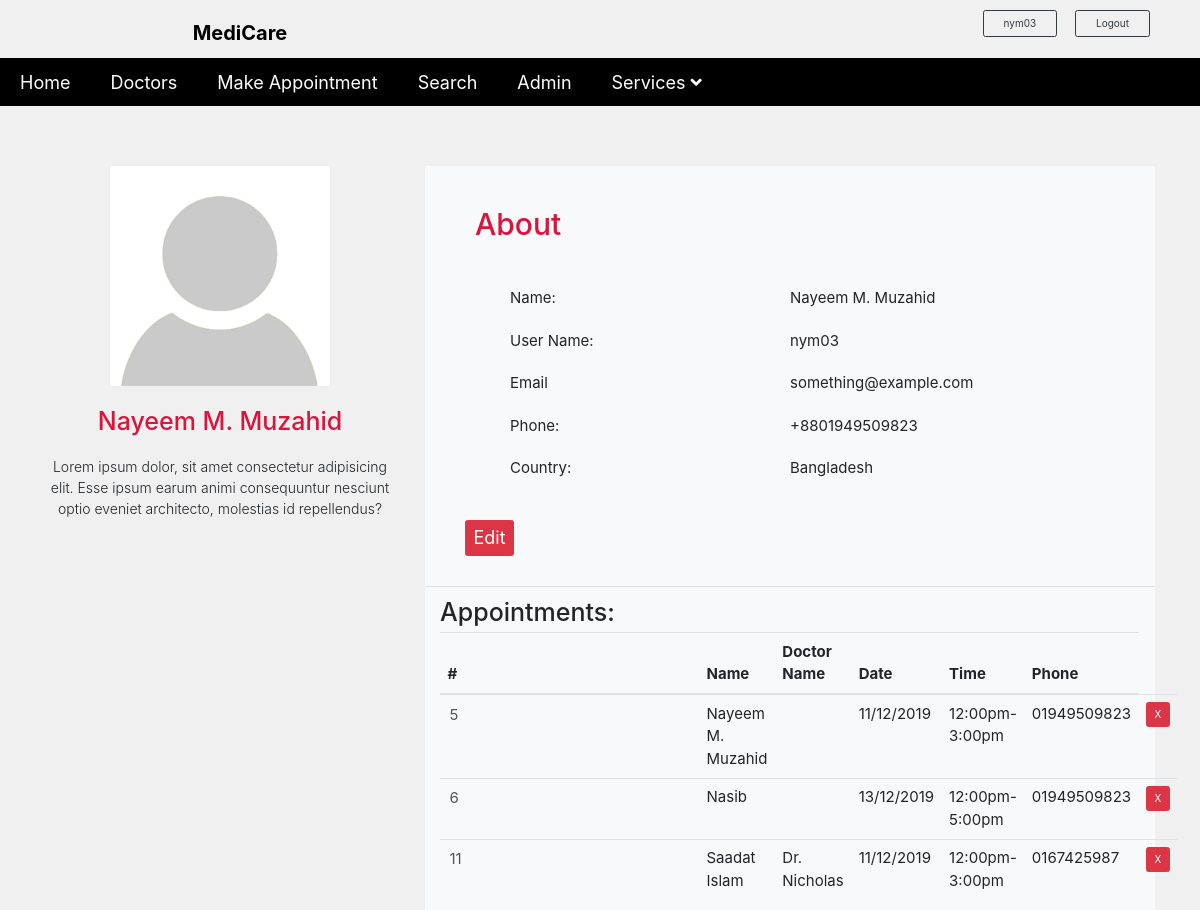
Page /userProfile.php (signed in) on the committed database.
### tables this page shows
CREATE TABLE `users` (
  `userID` int(255) NOT NULL,
  `userFullName` varchar(255) NOT NULL,
  `userName` varchar(255) NOT NULL,
  `userEmail` varchar(255) NOT NULL,
  `userPassword` varchar(255) NOT NULL,
  `userPhone` varchar(255) NOT NULL,
  `userImg` varchar(255) NOT NULL
);

CREATE TABLE `appointment` (
  `ID` int(255) NOT NULL,
  `user_fullname` varchar(255) NOT NULL,
  `doc_Name` varchar(255) NOT NULL,
  `docDate` varchar(255) NOT NULL,
  `docTime` varchar(255) NOT NULL,
  `userEmail` varchar(255) NOT NULL,
  `userPhone` varchar(255) NOT NULL,
  `userDescription` varchar(255) NOT NULL,
  `userID` int(255) NOT NULL,
  `doc_ID` int(255) NOT NULL
);

### userProfile.php (the view, shortened to what this page needs)
<?php
require 'includes/dbh.inc.php';
if (isset($_SESSION['username']) == true) {
    $userID = $_SESSION['username'];
    $query = "SELECT * from users WHERE username ='$userID'; ";
    $result3 = mysqli_query($conn, $query);
    $row = mysqli_fetch_array($result3);
    $id = $row['userID'];
    $query2 = "SELECT * from appointment where userID=$id";
    $result4 = mysqli_query($conn, $query2);
    $userQuery = "SELECT * FROM users where userID=$id";
    if ($userResult = mysqli_query($conn, $userQuery)) {
        $userRow = mysqli_fetch_assoc($userResult);
        ?>
<!DOCTYPE html>
<html lang="en">
<head>
    <link rel="stylesheet" href="css/all.min.css" />
    <link rel="stylesheet" href="css/bootstrap.min.css" />
    <link rel="stylesheet" href="css/owl.carousel.css" />
    <link rel="stylesheet" href="css/owl.theme.default.min.css" />
    <link rel="stylesheet" href="css/index.css" type="text/css" />
    <link rel="stylesheet" href="css/index1Res.css" type="text/css" />
    <link rel="stylesheet" href="css/userProfile.css" type="text/css">
</head>
<body>
    <header class="header-area">
        <?php include 'logo.inc.php' ?>
    </header>
    <section class="users">
        <div class="container">
            <div class="row mt-5 pt-5">
                <div class="col-md-4 ">
                    <div class="userImg text-sm-center text-center">
                        <img src="img/author.jpg" alt="user">
                        <h4><?php echo $userRow['userFullName'] ?></h4>
                        <p class="lead mb-5">Lorem ipsum dolor, sit amet consectetur adipisicing elit. Esse ipsum earum animi consequuntur nesciunt optio eveniet architecto, molestias id repellendus?</p>
                    </div>
                </div>
                <div class="col-md-8">
                    <div class="userProfile bg-light">
                        <div class="row ">
                            <div class="col-md-12 ">
                                <h4 class="aboutHeader">About</h4>
                                <div class="userProfileInfo">
                                    <div class="row">
                                        <div class="col-md-6 col-sm-6 col-6 userProfileInfoMargin1">
                                            <div class="userProfileTag">
                                                <p class="userFullName">Name:
                                                </p>
                                                <p class="userName">User Name:</p>
                                                <p class="userEmail">Email </p>
                                                <p class="userPhone">Phone: </p>
                                                <p class="userPhone">
                                                    Country:
                                                </p>
                                            </div>
                                        </div>
                                        <div class="col-md-6 col-sm-6 col-6 userProfileInfoMargin2">
                                            <div class="userProfileTagValue">
                                                <p class="userFullName"><?php echo $userRow['userFullName'] ?>
                                                </p>
                                                <p class="userName"><?php echo $userRow['userName'] ?></p>
                                                <p class="userEmail"><?php echo $userRow['userEmail'] ?></p>
                                                <p class="userPhone">+8801949509823 </p>
                                                <p class="userPhone">
                                                    Bangladesh
                                                </p>
                                            </div>
                                        </div>
                                    </div>
                                    <div class="edit">
                                        <a href="#" class="btn btn-danger editButton">Edit</a>
                                    </div>
                                    <hr>
                                    <?php } ?>
                                </div>
                                <div class="col-md-12">
                                    <h1>Appointments: </h1>
                                    <div class="table-responsive-sm table-responsive-md table-responsive-lg">
                                        <table class="table tableInfo">
                                            <thead>
                                                <tr>
                                                    <th scope="col">#</th>
                                                    <th scope="col">Name</th>
                                                    <th scope="col">Doctor Name</th>
                                                    <th scope="col">Date</th>
                                                    <th scope="col">Time</th>
                                                    <th scope="col">Phone</th>
                                                </tr>
                                            </thead>
                                            <tbody>
                                                <?php while ($rowCount = mysqli_fetch_array($result4)) { ?>
                                                <tr>
                                                <form action='includes/deleteAppoint.inc.php' method=POST>
                                                    <td><input type="text" name="id" value="<?php echo $rowCount['ID'] ?>"disabled="disabled">
                                                    </td>
                                                    <td><?php echo $rowCount['user_fullname'] ?></td>
                                                    <td><?php echo $rowCount['doc_Name'] ?></td>
                                                    <td><?php echo $rowCount['docDate'] ?></td>
                                                    <td><?php echo $rowCount['docTime'] ?></td>
                                                    <td><?php echo $rowCount['userPhone'] ?></td>
                                                    <td>
                                                    <input class="btn btn-danger" type="submit" name="submit" value="X"></td>
                                                    </form>
                                                </tr>
                                                <?php } ?>
                                            </tbody>
                                        </table>
                                    </div>
                                </div>
                            </div>
                        </div>
                    </div>
                </div>
            </div>
        </div>
        <?php } ?>
    </section>
</body>
</html>

### logo.inc.php
<body>
    <div class="logo-bar">
        <div class="logo"><a href="index.php">MediCare</a></div>
        <div class="signin text-right">
            <?php
            if (isset($_SESSION['username'])) {
                include 'includes/dbh.inc.php';
                $user = $_SESSION['username'];
                $query = "SELECT * FROM users WHERE username ='$user';";
                $result = mysqli_query($conn, $query);
                $row = mysqli_fetch_array($result);
                $userName = $row['userName'];
                echo '<a href="userProfile.php" class="btn btn-outline-dark ">' . $userName . ' </a>
          <a href="includes/logout.inc.php" class="btn btn-outline-dark"> Logout</a>';
            } else if(isset($_SESSION['name'])){
                echo '<a href="userProfile.php" class="btn btn-outline-dark ">' . $_SESSION['name'] . ' </a>
                <a href="includes/logout.inc.php" class="btn btn-outline-dark"> Logout</a>';
            }
            else {
                echo ' <a href="login.php" class="btn btn-outline-dark "> Login</a>
              <a href="signup.php" class="btn btn-outline-dark"> Register</a>';
            }
            ?>
        </div>
    </div>
    <?php include 'menu.inc.php'; ?>

### css/index.css (style rules this page uses)
body { margin: 0; padding: 0; }
.header-area .logo-bar { overflow: hidden; padding: 10px 0; border-bottom: 1px solid black; overflow: hidden; }
.header-area .logo-bar .logo { float: left; width: 40%; text-align: center; }
.header-area .logo-bar .logo a { text-decoration: none; color: black; display: inline-block; margin-top: 8px; font-size: 20px; font-weight: bold; }
.header-area .logo-bar .signin { float: right; width: 60%; }
.header-area .logo-bar .signin a:last-child { margin-right: 50px; }
.header-area .logo-bar .signin .btn { margin-left: 15px; padding: 5px 20px; }

### css/userProfile.css (style rules this page uses)
body { padding: 0; margin: 0; background-color: #F0F0F0; }
html { font-size: 10px; }
.userImg img { width: 22rem; height: 22rem; }
.userImg h4 { font-size: 2.5rem; margin: 2rem 0; color: crimson; }
.userImg p { font-size: 1.4rem; }
.userProfileInfoMargin1 { padding-left: 10rem; }
.userProfileInfoMargin2 { padding-left: 0rem; }
.userProfile .aboutHeader { font-size: 3rem; padding: 4rem 0 2rem 5rem; color: crimson; }
.userProfileInfo .userFullName { font-size: 1.5rem; margin: 2rem 0; }
.userProfileInfo .userName { font-size: 1.5rem; margin-bottom: 2rem; }
.userProfileInfo .userEmail { font-size: 1.5rem; margin-bottom: 2rem; }
.userProfileInfo .userPhone { font-size: 1.5rem; margin-bottom: 2rem; }
.edit .editButton { display: inline-block; margin: 2rem 0 2rem 4rem; font-size: 1.8rem; }
.tableInfo { font-size: 1.5rem; }

### userProfile.php (style rules this page uses)
input { background-color: #F8F9FA; border: none; }

### rows in the picture
users: userName "nym03", userFullName "Nayeem M. Muzahid", userEmail "something@example.com"
appointment: id "5", user_fullname "Nayeem M. Muzahid", docDate "11/12/2019", docTime "12:00pm-3:00pm", userPhone "01949509823"
appointment: id "6", user_fullname "Nasib", docDate "13/12/2019", docTime "12:00pm-5:00pm", userPhone "01949509823"
appointment: id "11", user_fullname "Saadat Islam", doc_Name "Dr. Nicholas", docDate "11/12/2019", docTime "12:00pm-3:00pm", userPhone "0167425987"
